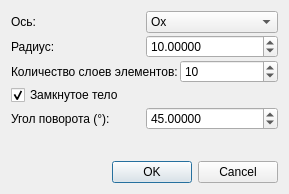
<?xml version="1.0" encoding="UTF-8"?>
<ui version="4.0">
 <class>RotationBodyMeshDialog</class>
 <widget class="QDialog" name="RotationBodyMeshDialog">
  <property name="windowModality">
   <enum>Qt::ApplicationModal</enum>
  </property>
  <property name="geometry">
   <rect>
    <x>0</x>
    <y>0</y>
    <width>289</width>
    <height>194</height>
   </rect>
  </property>
  <property name="windowTitle">
   <string>Вращение плоского профиля</string>
  </property>
  <property name="modal">
   <bool>true</bool>
  </property>
  <layout class="QVBoxLayout" name="verticalLayout">
   <property name="spacing">
    <number>2</number>
   </property>
   <item>
    <layout class="QHBoxLayout" name="horizontalLayout">
     <property name="spacing">
      <number>2</number>
     </property>
     <item>
      <widget class="QLabel" name="labelAxe">
       <property name="text">
        <string>Ось:</string>
       </property>
      </widget>
     </item>
     <item>
      <widget class="QComboBox" name="axeComboBox">
       <property name="currentIndex">
        <number>0</number>
       </property>
       <item>
        <property name="text">
         <string>Ox</string>
        </property>
       </item>
       <item>
        <property name="text">
         <string>Oy</string>
        </property>
       </item>
      </widget>
     </item>
    </layout>
   </item>
   <item>
    <layout class="QHBoxLayout" name="horizontalLayout_2">
     <property name="spacing">
      <number>2</number>
     </property>
     <item>
      <widget class="QLabel" name="labelRaius">
       <property name="text">
        <string>Радиус:</string>
       </property>
      </widget>
     </item>
     <item>
      <widget class="QDoubleSpinBox" name="radius">
       <property name="decimals">
        <number>5</number>
       </property>
       <property name="minimum">
        <double>0.000000000000000</double>
       </property>
       <property name="maximum">
        <double>32000.000000000000000</double>
       </property>
       <property name="singleStep">
        <double>1.000000000000000</double>
       </property>
       <property name="value">
        <double>10.000000000000000</double>
       </property>
      </widget>
     </item>
    </layout>
   </item>
   <item>
    <layout class="QHBoxLayout" name="horizontalLayout_3">
     <property name="spacing">
      <number>2</number>
     </property>
     <item>
      <widget class="QLabel" name="labelLayersCount">
       <property name="text">
        <string>Количество слоев элементов:</string>
       </property>
      </widget>
     </item>
     <item>
      <widget class="QSpinBox" name="layersCount">
       <property name="minimum">
        <number>1</number>
       </property>
       <property name="maximum">
        <number>32000</number>
       </property>
       <property name="value">
        <number>10</number>
       </property>
      </widget>
     </item>
    </layout>
   </item>
   <item>
    <widget class="QCheckBox" name="isClosedBody">
     <property name="text">
      <string>Замкнутое тело</string>
     </property>
     <property name="checked">
      <bool>true</bool>
     </property>
    </widget>
   </item>
   <item>
    <layout class="QHBoxLayout" name="horizontalLayout_4">
     <item>
      <widget class="QLabel" name="labelRotationAngle">
       <property name="enabled">
        <bool>true</bool>
       </property>
       <property name="text">
        <string>Угол поворота (°):</string>
       </property>
      </widget>
     </item>
     <item>
      <widget class="QDoubleSpinBox" name="rotationAngle">
       <property name="enabled">
        <bool>true</bool>
       </property>
       <property name="decimals">
        <number>5</number>
       </property>
       <property name="minimum">
        <double>-359.000999999999976</double>
       </property>
       <property name="maximum">
        <double>359.000999999999976</double>
       </property>
       <property name="value">
        <double>45.000000000000000</double>
       </property>
      </widget>
     </item>
    </layout>
   </item>
   <item>
    <spacer name="verticalSpacer">
     <property name="orientation">
      <enum>Qt::Vertical</enum>
     </property>
     <property name="sizeHint" stdset="0">
      <size>
       <width>20</width>
       <height>14</height>
      </size>
     </property>
    </spacer>
   </item>
   <item>
    <widget class="QDialogButtonBox" name="buttonBox">
     <property name="orientation">
      <enum>Qt::Horizontal</enum>
     </property>
     <property name="standardButtons">
      <set>QDialogButtonBox::Cancel|QDialogButtonBox::Ok</set>
     </property>
    </widget>
   </item>
  </layout>
 </widget>
 <resources/>
 <connections>
  <connection>
   <sender>buttonBox</sender>
   <signal>accepted()</signal>
   <receiver>RotationBodyMeshDialog</receiver>
   <slot>accept()</slot>
   <hints>
    <hint type="sourcelabel">
     <x>227</x>
     <y>176</y>
    </hint>
    <hint type="destinationlabel">
     <x>157</x>
     <y>193</y>
    </hint>
   </hints>
  </connection>
  <connection>
   <sender>buttonBox</sender>
   <signal>rejected()</signal>
   <receiver>RotationBodyMeshDialog</receiver>
   <slot>reject()</slot>
   <hints>
    <hint type="sourcelabel">
     <x>279</x>
     <y>184</y>
    </hint>
    <hint type="destinationlabel">
     <x>286</x>
     <y>193</y>
    </hint>
   </hints>
  </connection>
  <connection>
   <sender>isClosedBody</sender>
   <signal>toggled(bool)</signal>
   <receiver>labelRotationAngle</receiver>
   <slot>setHidden(bool)</slot>
   <hints>
    <hint type="sourcelabel">
     <x>85</x>
     <y>101</y>
    </hint>
    <hint type="destinationlabel">
     <x>81</x>
     <y>120</y>
    </hint>
   </hints>
  </connection>
  <connection>
   <sender>isClosedBody</sender>
   <signal>toggled(bool)</signal>
   <receiver>rotationAngle</receiver>
   <slot>setHidden(bool)</slot>
   <hints>
    <hint type="sourcelabel">
     <x>182</x>
     <y>103</y>
    </hint>
    <hint type="destinationlabel">
     <x>182</x>
     <y>128</y>
    </hint>
   </hints>
  </connection>
 </connections>
</ui>
